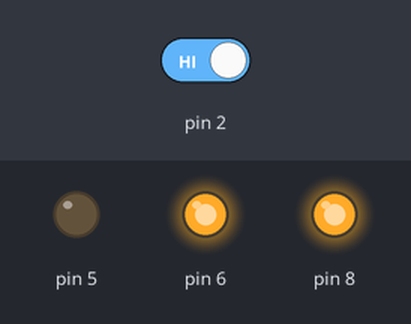
Simulated run of this sketch. Board: Arduino Uno, built with avr-gcc and run on an emulated ATmega328P. On the bench: output pins drawn as LEDs (lit = HIGH). The inputs (shaded band) are chosen by the test bench; at power-on: pin 2 HIGH.

Above: at 1.2 s.
1.3 s: pin 2 driven LOW
At 1.6 s:
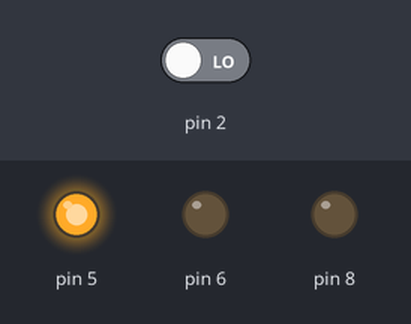
2.8 s: pin 2 driven HIGH
At 4.0 s:
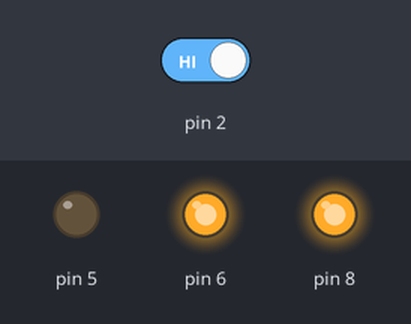
Timing chart, 0 to 5.8 s (numbered marks = the images above; inputs shaded):
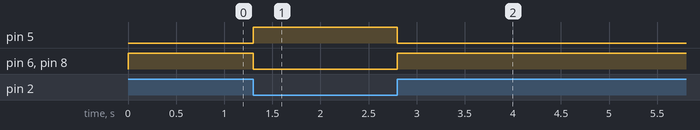

Measured:
- after the input at 1.3 s, pin 5: LOW → HIGH at once; pin 6, pin 8: HIGH → LOW at once
- after the input at 2.8 s, pin 5: HIGH → LOW at once; pin 6, pin 8: LOW → HIGH at once

The sketch:

Capacitive_Proximity.ino
```cpp
void setup(){
pinMode(2,INPUT);
pinMode(5, OUTPUT);
pinMode(6, OUTPUT);
pinMode(8,OUTPUT);
}

void loop(){
 if (digitalRead(2) == LOW)
 { digitalWrite(5, HIGH);
   digitalWrite(6, LOW);
   digitalWrite(8,LOW);

 }

 else {
  digitalWrite(5,LOW);
  digitalWrite(6, HIGH);
  digitalWrite(8,HIGH);
 }
}
```
